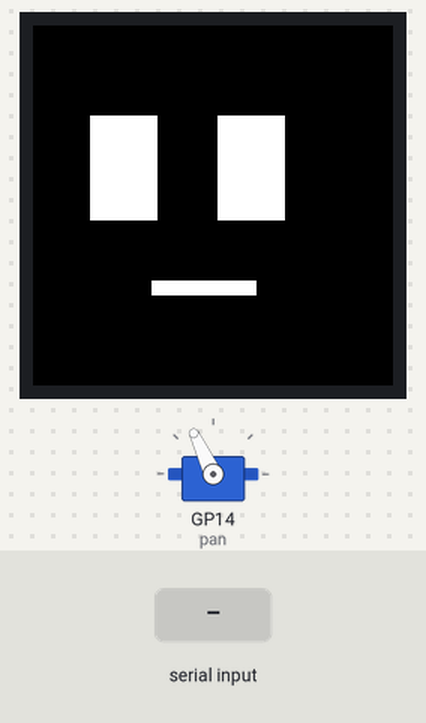
The program below on a simulated Raspberry Pi Pico running MicroPython. Shown: 240×240 colour display, servo. The test bench sets the inputs (shaded band). Random numbers come from a fixed seed; servo angles are drawn from the pulse width (0.5 ms = 0°, 2.5 ms = 180°); library files of the repository ran but are not shown: st7789py.py; what the program prints to the serial console is not drawn.

Above: at 1.9 s.
2.0 s: "look" typed at the serial console, then Enter
At 4.9 s:
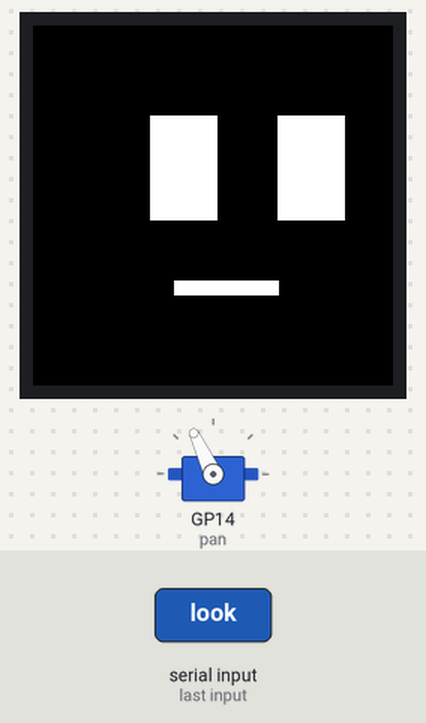
5.0 s: "emo" typed at the serial console, then Enter
At 6.7 s:
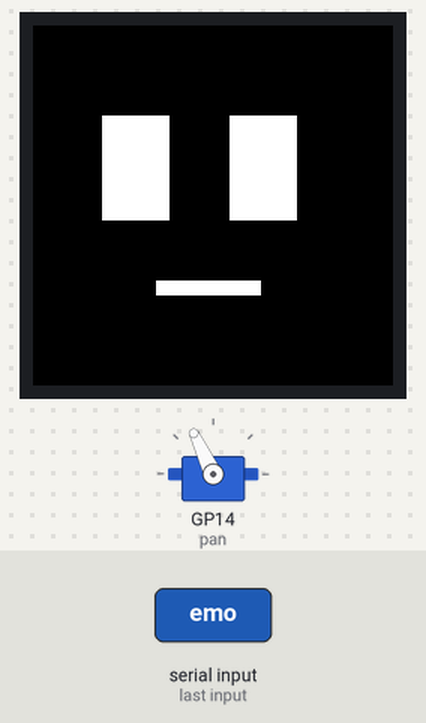
7.8 s: "sleeping" typed at the serial console, then Enter
At 9.41 s:
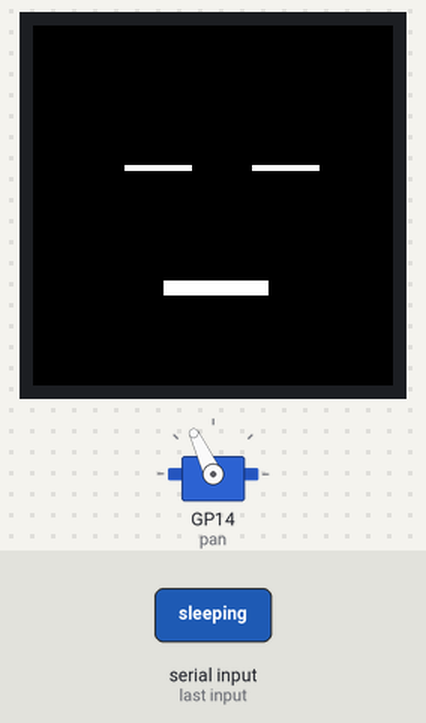
Timing chart, 0 to 10.9 s (numbered marks = the images above; inputs shaded):
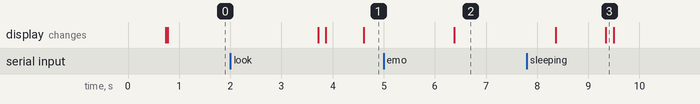

The program:

main.py
```python
import sys, select, time, random
from machine import PWM, Pin, SPI
import st7789py as st7789
from faces import EMOTIONS, compute_face, draw_face
from config import (
    SPI_BAUD,
    SPI_SCK,
    SPI_MOSI,
    TFT_SIZE,
    TFT_RST,
    TFT_DC,
    TFT_CS,
    PAN_PIN,
    SERVO_FREQ,
    BLINK_DURATION,
    BLINK_MIN,
    BLINK_MAX,
    IDLE_AFTER,
    SLEEP_AFTER,
    GAZE_RANGE,
    GAZE_MIN,
    GAZE_MAX,
    HALF_FOV,
    PAN_CENTER,
    PAN_MIN,
    PAN_MAX,
    EASE
)

# Clock on GP18, Data on GP19
# baudrate = speed : 31M bits/secs
spi = SPI(0, baudrate=SPI_BAUD, sck=Pin(SPI_SCK), mosi=Pin(SPI_MOSI))

# --- Screen & bus setup, size and pluggins
tft = st7789.ST7789(  # Screen
    spi,
    TFT_SIZE,
    TFT_SIZE,  # Size
    reset=Pin(TFT_RST, Pin.OUT),  # RT control endpoint
    cs=Pin(TFT_CS, Pin.OUT),  # TC control endpoint
    dc=Pin(TFT_DC, Pin.OUT),  # DC control endpoint
)

# --- Servo setup
pan = PWM(Pin(PAN_PIN)); pan.freq(SERVO_FREQ)


def set_angle(servo, angle, lo, hi):
    angle = max(lo, min(hi, angle))
    pulse_width_ns = int(500000 + (angle / 180.0) * 2000000)
    servo.duty_ns(pulse_width_ns)


# --- System Read
poll = select.poll()
poll.register(sys.stdin, select.POLLIN)  # Data available for reading


def parse_order(line):
    """
    Checks line format, parses content and orders
    Converts cx_scaled position into angle for the servo
    Fetches emotion for face orders
    """
    line_items = line.strip().split()

    if not line_items:
        return None

    cmd = line_items[0]

    # --- Pan Servo order
    if cmd == "look":
        try:
            cx_scaled = float(line_items[1])  # Read the scaled detection x
            cx_scaled = max(-1, min(1, cx_scaled))  # clamp between [-1, 1]
            pan_angle = PAN_CENTER - HALF_FOV * cx_scaled

            return ("look", pan_angle)
        except (ValueError, IndexError):
            return None

    # --- Face order
    elif cmd == "emo":
        try:
            emotion = line_items[1]
            if emotion in EMOTIONS:
                return ("emo", emotion)
        except IndexError:
            return None


def redraw(old_rects):
    new_rects = compute_face(emotion, gaze_dx, blinking)
    return draw_face(tft, old_rects, new_rects, EMOTIONS[emotion]["background_color"])

def clamp(v, lo, hi):
    return max(lo, min(hi, v))

# ---- Main loop ----

now = time.ticks_ms()
mode = "idle"
idle_since = now
last_look = time.ticks_add(now, -10000)
gaze_dx = 0
next_gaze = now
emotion = "neutral"
blinking = False
next_event = time.ticks_add(now, 3000)

pan_current = PAN_CENTER
pan_target = PAN_CENTER

tft.fill(st7789.BLACK)
old_rects = redraw([])  # First draw

# Initial centering
set_angle(pan, PAN_CENTER, PAN_MIN, PAN_MAX)

while True:
    now = time.ticks_ms()

    # --- Read serial port
    if poll.poll(0):
        line = sys.stdin.readline()
        order = parse_order(line)
        if order is not None:
            cmd, value = order
            if cmd == "look":
                pan_target = clamp(value, PAN_MIN, PAN_MAX)
                last_look = now
                if mode == "sleeping":
                    emotion = "neutral"
                mode = "tracking"
                gaze_dx = 0
                old_rects = redraw(old_rects)

            elif cmd == "emo":
                blinking = False
                emotion = str(value)
                old_rects = redraw(old_rects)
                if mode == "sleeping":
                    mode = "idle"
                    idle_since = now

    # --- Tracking -> Idle
    if mode == "tracking" and time.ticks_diff(now, last_look) >= IDLE_AFTER:
        mode = "idle"
        idle_since = now
        next_gaze = now

    # --- Idle -> Sleeping | Glance
    if mode == "idle":
        if time.ticks_diff(now, idle_since) >= SLEEP_AFTER:
            mode = "sleeping"
            emotion = "sleeping"
            gaze_dx = 0
            blinking = False
            old_rects = redraw(old_rects)
        elif time.ticks_diff(now, next_gaze) >= 0:
            gaze_dx = random.randint(-GAZE_RANGE, GAZE_RANGE)
            next_gaze = time.ticks_add(now, random.randint(GAZE_MIN, GAZE_MAX))
            old_rects = redraw(old_rects)

    # --- Blink management
    if time.ticks_diff(now, next_event) >= 0 and mode != "sleeping":
        if not blinking:  # Eyes open --> make them blink
            blinking = True
            next_event = time.ticks_add(now, BLINK_DURATION)
        else:  # Blinking --> make it reopen and set next random event
            blinking = False
            next_event = time.ticks_add(
                now, random.randint(BLINK_MIN, BLINK_MAX)
            )  # random time in 2-6 seconds
        old_rects = redraw(old_rects)


    if abs(pan_target - pan_current) > 0.1:
        pan_current += EASE * (pan_target - pan_current)
        set_angle(pan, pan_current, PAN_MIN, PAN_MAX)

    time.sleep(0.01)
```

faces.py
```python
"""
Format : {'emotion_name': {'eye_l': [(x, y, w, h), ...],
                           'eye_r': [(x, y, w, h), ...],
                           'mouth':[(x,y,w,h), ...],
                           'background_color': st7789.COLOUR,
                           'add_on': {'coords': [...] 'color': ...}
                           }, ... }
"""

import st7789py as st7789

# --- Emotions library
EMOTIONS = {
    "neutral": {
        "eye_l": [(55, 60, 45, 70, st7789.WHITE)],
        "eye_r": [(140, 60, 45, 70, st7789.WHITE)],
        "mouth": [(85, 170, 70, 10, st7789.WHITE)],
        "background_color": st7789.BLACK,
        "add_on": None,
    },
    "wink": {
        "eye_l": [(55, 80, 45, 5, st7789.WHITE)],
        "eye_r": [(140, 80, 45, 70, st7789.WHITE)],
        "mouth": [(85, 170, 70, 10, st7789.WHITE)],
        "background_color": st7789.BLACK,
        "add_on": None,
    },
    "angry": {
        "eye_l": [
            (55, 60, 15, 70, st7789.RED),
            (70, 70, 15, 60, st7789.RED),
            (85, 80, 15, 50, st7789.RED),
        ],
        "eye_r": [
            (140, 80, 15, 50, st7789.RED),
            (155, 70, 15, 60, st7789.RED),
            (170, 60, 15, 70, st7789.RED),
        ],
        "mouth": [
            (95, 170, 50, 10, st7789.RED),
            (85, 180, 10, 10, st7789.RED),
            (145, 180, 10, 10, st7789.RED),
        ],
        "background_color": st7789.BLACK,
        "add_on": None,
    },
    "sad": {
        "eye_l": [
            (55, 80, 15, 50, st7789.WHITE),
            (70, 70, 15, 60, st7789.WHITE),
            (85, 60, 15, 70, st7789.WHITE),
        ],
        "eye_r": [
            (140, 60, 15, 70, st7789.WHITE),
            (155, 70, 15, 60, st7789.WHITE),
            (170, 80, 15, 50, st7789.WHITE),
        ],
        "mouth": [
            (95, 170, 50, 10, st7789.WHITE),
            (85, 180, 10, 10, st7789.WHITE),
            (145, 180, 10, 10, st7789.WHITE),
        ],
        "background_color": st7789.BLACK,
        "add_on": None,
    },
    "happy": {
        "eye_l": [(55, 60, 45, 55, st7789.WHITE)],
        "eye_r": [(140, 60, 45, 55, st7789.WHITE)],
        "mouth": [
            (95, 170, 50, 10, st7789.WHITE),
            (85, 160, 10, 10, st7789.WHITE),
            (145, 160, 10, 10, st7789.WHITE),
        ],
        "background_color": st7789.BLACK,
        "add_on": None,
    },
    "suspicious": {
        "eye_l": [(55, 80, 45, 10, st7789.WHITE)],
        "eye_r": [(140, 80, 45, 10, st7789.WHITE)],
        "mouth": [(85, 170, 70, 10, st7789.WHITE)],
        "background_color": st7789.BLACK,
        "add_on": None,
    },
    "surprise": {
        "eye_l": [(55, 60, 45, 70, st7789.WHITE)],
        "eye_r": [(140, 60, 45, 70, st7789.WHITE)],
        "mouth": [(100, 160, 40, 30, st7789.WHITE)],
        "background_color": st7789.BLACK,
        "add_on": None,
    },
    "sleeping": {
        "eye_l": [(55, 80, 45, 3, st7789.CYAN)],
        "eye_r": [(140, 80, 45, 3, st7789.CYAN)],
        "mouth": [(85, 173, 70, 4, st7789.CYAN)],
        "background_color": st7789.BLACK,
        "add_on": None,
    },
    "blush": {
        "eye_l": [(55, 60, 45, 30, st7789.WHITE)],
        "eye_r": [(140, 60, 45, 30, st7789.WHITE)],
        "mouth": [
            (95, 170, 50, 10, st7789.WHITE),
            (85, 160, 10, 10, st7789.WHITE),
            (145, 160, 10, 10, st7789.WHITE),
        ],
        "background_color": st7789.BLACK,
        "add_on": [
            (35, 130, 30, 14, st7789.color565(255, 110, 150)),
            (175, 130, 30, 14, st7789.color565(255, 110, 150)),
        ],
    },
}

CLOSED_EYES = [
    (55, 93, 45, 4),
    (140, 93, 45, 4),
]  # Closed eyes used for blinking (same for every emotion)


def compute_face(emotion: str, gaze_dx: int, blinking: bool):
    """Returns a list of (x, y, w, h, color) tuples for each rectangle to draw"""
    rects = []
    emo_params = EMOTIONS[emotion]

    # --- Eyes
    if blinking:
        c_eye = emo_params["eye_l"][0][4]
        for r in CLOSED_EYES:
            x_eye, y_eye, w_eye, h_eye = r
            x_eye += gaze_dx
            rects.append((x_eye, y_eye, w_eye, h_eye, c_eye))

    else:
        for r in emo_params["eye_l"]:
            x_eye_l, y_eye_l, w_eye_l, h_eye_l, c_eye_l = r
            x_eye_l += gaze_dx
            rects.append((x_eye_l, y_eye_l, w_eye_l, h_eye_l, c_eye_l))
        for r in emo_params["eye_r"]:
            x_eye_r, y_eye_r, w_eye_r, h_eye_r, c_eye_r = r
            x_eye_r += gaze_dx
            rects.append((x_eye_r, y_eye_r, w_eye_r, h_eye_r, c_eye_r))

    # --- Mouth
    for r in emo_params["mouth"]:
        x_mouth, y_mouth, w_mouth, h_mouth, c_mouth = r
        x_mouth += int(gaze_dx * 0.4)
        rects.append((x_mouth, y_mouth, w_mouth, h_mouth, c_mouth))

    # --- Add-ons
    if emo_params["add_on"] is not None:
        for a in emo_params["add_on"]:
            rects.append(a)

    return rects


def draw_face(tft, old_rects, new_rects, bg_color):
    """
    Draws the new face by checking if preceeding face has matches
    with new one to avoid full erase and redraw
    returns the new rectangles displayed
    """
    for r in old_rects:
        if r not in new_rects:
            tft.fill_rect(r[0], r[1], r[2], r[3], bg_color)
    for r in new_rects:
        if r not in old_rects:
            tft.fill_rect(r[0], r[1], r[2], r[3], r[4])

    return new_rects
```

config.py
```python
# --- Pins
SPI_SCK = 18
SPI_MOSI = 19
SPI_BAUD = 31_250_000
TFT_CS = 17
TFT_DC = 16
TFT_RST = 20
TFT_SIZE = 240
PAN_PIN = 14

# --- Servo
SERVO_FREQ = 50
EASE = 0.15 # fraction of remaining distance to target covered every 10ms
HALF_FOV = 33       # camera horizontal half-angle
# Pan
PAN_CENTER = 115
PAN_MIN = 50
PAN_MAX = 155

# --- Timings
BLINK_DURATION = 150
BLINK_MIN = 2000
BLINK_MAX = 6000
GAZE_MIN = 1500
GAZE_MAX = 4000
IDLE_AFTER = 3000
SLEEP_AFTER = 30000

# --- Gaze
GAZE_RANGE = 25
```
